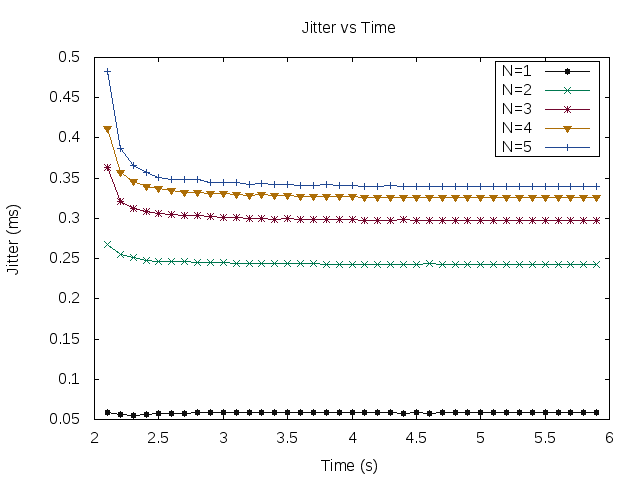

Recreate this plot in gnuplot.
set terminal png
set output "WSOL_JitterVSTime.png"
set title "Jitter vs Time"
set xlabel "Time (s)"
set ylabel "Jitter (ms)"
set key box
# set key center at 5.55,9.9
plot "WSOL_JitterVSTime.dat" using 1:2 title " N=1" w lp lc rgb "#0E0E0E" lw 1 pt 7 ps 1, \
					      '' using 1:3 title " N=2" w lp lc rgb "#007850" lw 1 pt 2 ps 1, \
					      '' using 1:4 title " N=3" w lp lc rgb "#73082F" lw 1 pt 16 ps 1, \
					      '' using 1:5 title " N=4" w lp lc rgb "#AD6E07" lw 1 pt 11 ps 1, \
					      '' using 1:6 title " N=5" w lp lc rgb "#204792" lw 1 pt 1 ps 1 